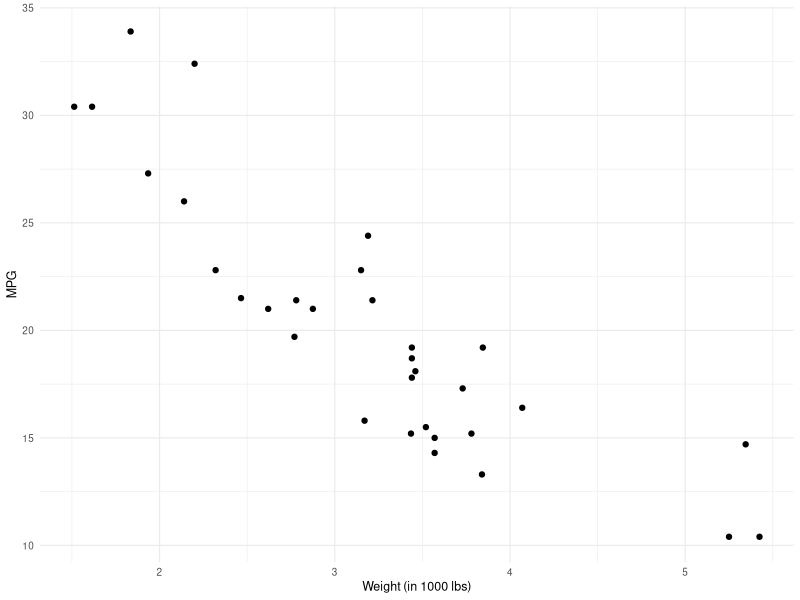
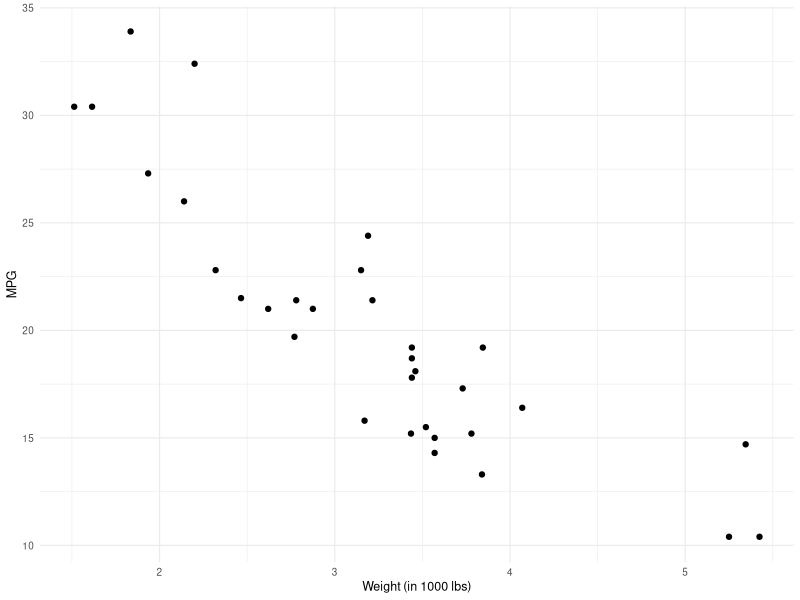

Generate these figures, in order, with R:
library(dplyr)
library(tidyr)
library(ggplot2)
library(readr)
library(patchwork)
theme_set(theme_minimal(base_size = 9) +
                            theme(plot.title = element_text(size = 9, face = "bold")))

data(mtcars)

ggplot(mtcars) + geom_point(aes(wt, mpg)) + labs(x = "Weight (in 1000 lbs)", y = "MPG") +
    theme(
        panel.background = element_rect(fill = "transparent", colour = NA),
        plot.background  = element_rect(fill = "transparent", colour = NA)
    )

ggsave("eda_mtcars-scatter.pdf", width = 6.0, height = 1.6)   # about 3 MB
